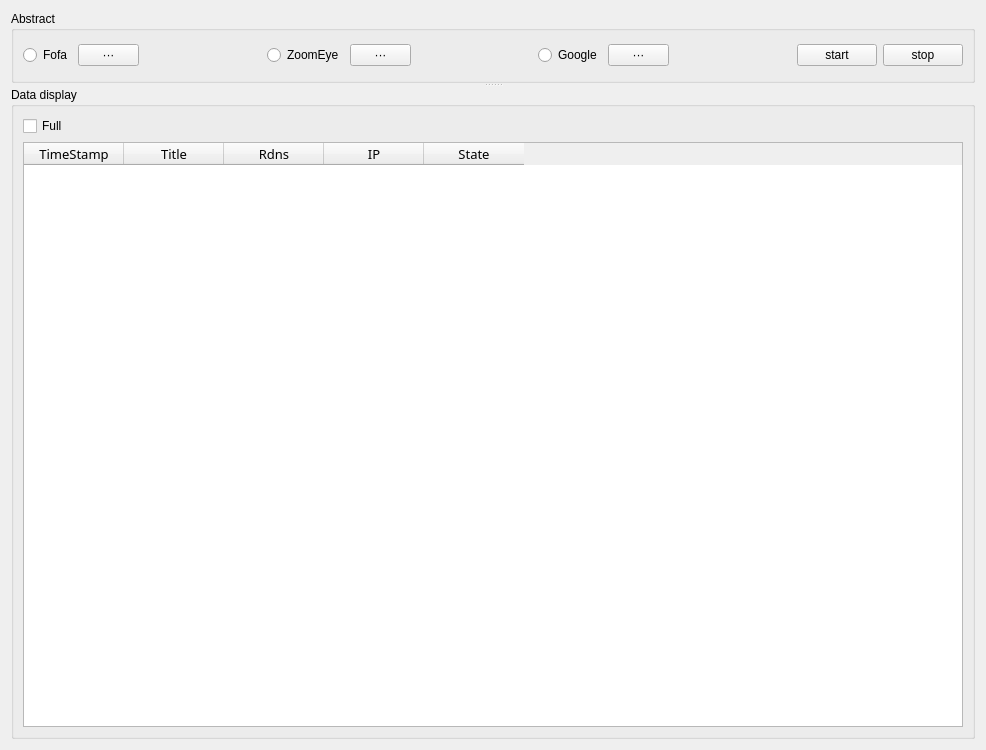
<?xml version="1.0" encoding="UTF-8"?>
<ui version="4.0">
 <class>Form</class>
 <widget class="QWidget" name="Form">
  <property name="geometry">
   <rect>
    <x>0</x>
    <y>0</y>
    <width>986</width>
    <height>750</height>
   </rect>
  </property>
  <property name="windowTitle">
   <string>Infomation Gathering</string>
  </property>
  <layout class="QGridLayout" name="gridLayout_3">
   <item row="0" column="0">
    <widget class="QSplitter" name="splitter">
     <property name="orientation">
      <enum>Qt::Vertical</enum>
     </property>
     <widget class="QGroupBox" name="groupBox_2">
      <property name="maximumSize">
       <size>
        <width>16777215</width>
        <height>72</height>
       </size>
      </property>
      <property name="title">
       <string>Abstract</string>
      </property>
      <layout class="QGridLayout" name="gridLayout">
       <item row="0" column="8">
        <spacer name="horizontalSpacer_3">
         <property name="orientation">
          <enum>Qt::Horizontal</enum>
         </property>
         <property name="sizeHint" stdset="0">
          <size>
           <width>132</width>
           <height>20</height>
          </size>
         </property>
        </spacer>
       </item>
       <item row="0" column="3">
        <widget class="QRadioButton" name="ZoomEye">
         <property name="text">
          <string>ZoomEye</string>
         </property>
        </widget>
       </item>
       <item row="0" column="5">
        <spacer name="horizontalSpacer_4">
         <property name="orientation">
          <enum>Qt::Horizontal</enum>
         </property>
         <property name="sizeHint" stdset="0">
          <size>
           <width>131</width>
           <height>20</height>
          </size>
         </property>
        </spacer>
       </item>
       <item row="0" column="7">
        <widget class="QPushButton" name="GoogleConfig">
         <property name="maximumSize">
          <size>
           <width>61</width>
           <height>16777215</height>
          </size>
         </property>
         <property name="font">
          <font>
           <weight>50</weight>
           <bold>false</bold>
          </font>
         </property>
         <property name="text">
          <string>···</string>
         </property>
        </widget>
       </item>
       <item row="0" column="6">
        <widget class="QRadioButton" name="Google">
         <property name="text">
          <string>Google</string>
         </property>
        </widget>
       </item>
       <item row="0" column="9">
        <widget class="QPushButton" name="start">
         <property name="toolTip">
          <string>start crawling(Shift+S)</string>
         </property>
         <property name="text">
          <string>start</string>
         </property>
         <property name="shortcut">
          <string>Shift+S</string>
         </property>
        </widget>
       </item>
       <item row="0" column="4">
        <widget class="QPushButton" name="ZoomeyeConfig">
         <property name="maximumSize">
          <size>
           <width>61</width>
           <height>16777215</height>
          </size>
         </property>
         <property name="font">
          <font>
           <weight>50</weight>
           <bold>false</bold>
          </font>
         </property>
         <property name="text">
          <string>···</string>
         </property>
        </widget>
       </item>
       <item row="0" column="0">
        <widget class="QRadioButton" name="Fofa">
         <property name="text">
          <string>Fofa</string>
         </property>
        </widget>
       </item>
       <item row="0" column="1">
        <widget class="QPushButton" name="FofaConfig">
         <property name="maximumSize">
          <size>
           <width>61</width>
           <height>16777215</height>
          </size>
         </property>
         <property name="font">
          <font>
           <weight>50</weight>
           <bold>false</bold>
          </font>
         </property>
         <property name="text">
          <string>···</string>
         </property>
        </widget>
       </item>
       <item row="0" column="2">
        <spacer name="horizontalSpacer_2">
         <property name="orientation">
          <enum>Qt::Horizontal</enum>
         </property>
         <property name="sizeHint" stdset="0">
          <size>
           <width>132</width>
           <height>20</height>
          </size>
         </property>
        </spacer>
       </item>
       <item row="0" column="10">
        <widget class="QPushButton" name="stop">
         <property name="text">
          <string>stop</string>
         </property>
        </widget>
       </item>
      </layout>
     </widget>
     <widget class="QGroupBox" name="groupBox_3">
      <property name="title">
       <string>Data display</string>
      </property>
      <layout class="QGridLayout" name="gridLayout_2">
       <item row="0" column="0">
        <widget class="QCheckBox" name="checkFull">
         <property name="text">
          <string>Full</string>
         </property>
        </widget>
       </item>
       <item row="0" column="1">
        <spacer name="horizontalSpacer">
         <property name="orientation">
          <enum>Qt::Horizontal</enum>
         </property>
         <property name="sizeHint" stdset="0">
          <size>
           <width>40</width>
           <height>20</height>
          </size>
         </property>
        </spacer>
       </item>
       <item row="1" column="0" colspan="2">
        <widget class="QTableWidget" name="dataView">
         <property name="font">
          <font>
           <family>Monospac821 BT</family>
           <pointsize>10</pointsize>
          </font>
         </property>
         <property name="editTriggers">
          <set>QAbstractItemView::EditKeyPressed</set>
         </property>
         <property name="selectionMode">
          <enum>QAbstractItemView::ExtendedSelection</enum>
         </property>
         <column>
          <property name="text">
           <string>TimeStamp</string>
          </property>
         </column>
         <column>
          <property name="text">
           <string>Title</string>
          </property>
         </column>
         <column>
          <property name="text">
           <string>Rdns</string>
          </property>
         </column>
         <column>
          <property name="text">
           <string>IP</string>
          </property>
         </column>
         <column>
          <property name="text">
           <string>State</string>
          </property>
         </column>
        </widget>
       </item>
      </layout>
     </widget>
    </widget>
   </item>
  </layout>
  <action name="actionCheck_All">
   <property name="text">
    <string>Check All</string>
   </property>
   <property name="shortcut">
    <string>Ctrl+A</string>
   </property>
  </action>
  <action name="actionCopy">
   <property name="text">
    <string>Copy</string>
   </property>
   <property name="toolTip">
    <string>Copy</string>
   </property>
   <property name="shortcut">
    <string>Ctrl+C</string>
   </property>
  </action>
 </widget>
 <resources/>
 <connections/>
</ui>
